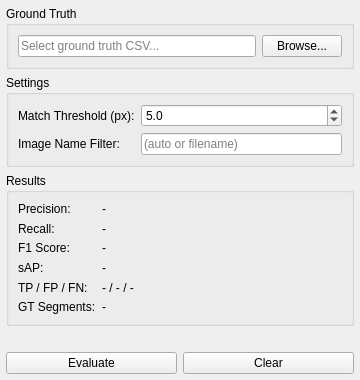
<?xml version="1.0" encoding="UTF-8"?>
<ui version="4.0">
 <class>AccuracyPanel</class>
 <widget class="QMainWindow" name="AccuracyPanel">
  <property name="geometry">
   <rect>
    <x>0</x>
    <y>0</y>
    <width>360</width>
    <height>380</height>
   </rect>
  </property>
  <property name="minimumSize">
   <size>
    <width>340</width>
    <height>340</height>
   </size>
  </property>
  <property name="windowTitle">
   <string>Accuracy Measure</string>
  </property>
  <widget class="QWidget" name="centralwidget">
   <layout class="QVBoxLayout" name="verticalLayout">
    <property name="spacing">
     <number>6</number>
    </property>
    <property name="leftMargin">
     <number>6</number>
    </property>
    <property name="topMargin">
     <number>6</number>
    </property>
    <property name="rightMargin">
     <number>6</number>
    </property>
    <property name="bottomMargin">
     <number>6</number>
    </property>
    <item>
     <widget class="QGroupBox" name="group_gt">
      <property name="title">
       <string>Ground Truth</string>
      </property>
      <layout class="QHBoxLayout" name="layout_gt">
       <item>
        <widget class="QLineEdit" name="edit_gt_path">
         <property name="placeholderText">
          <string>Select ground truth CSV...</string>
         </property>
         <property name="readOnly">
          <bool>true</bool>
         </property>
        </widget>
       </item>
       <item>
        <widget class="QPushButton" name="pb_browse">
         <property name="text">
          <string>Browse...</string>
         </property>
        </widget>
       </item>
      </layout>
     </widget>
    </item>
    <item>
     <widget class="QGroupBox" name="group_settings">
      <property name="title">
       <string>Settings</string>
      </property>
      <layout class="QFormLayout" name="formLayout_settings">
       <item row="0" column="0">
        <widget class="QLabel" name="label_threshold">
         <property name="text">
          <string>Match Threshold (px):</string>
         </property>
        </widget>
       </item>
       <item row="0" column="1">
        <widget class="QDoubleSpinBox" name="spin_threshold">
         <property name="minimum">
          <double>0.500000000000000</double>
         </property>
         <property name="maximum">
          <double>50.000000000000000</double>
         </property>
         <property name="singleStep">
          <double>0.500000000000000</double>
         </property>
         <property name="value">
          <double>5.000000000000000</double>
         </property>
         <property name="decimals">
          <number>1</number>
         </property>
        </widget>
       </item>
       <item row="1" column="0">
        <widget class="QLabel" name="label_image_name">
         <property name="text">
          <string>Image Name Filter:</string>
         </property>
        </widget>
       </item>
       <item row="1" column="1">
        <widget class="QLineEdit" name="edit_image_name">
         <property name="placeholderText">
          <string>(auto or filename)</string>
         </property>
        </widget>
       </item>
      </layout>
     </widget>
    </item>
    <item>
     <widget class="QGroupBox" name="group_results">
      <property name="title">
       <string>Results</string>
      </property>
      <layout class="QFormLayout" name="formLayout_results">
       <item row="0" column="0">
        <widget class="QLabel" name="label_precision">
         <property name="text">
          <string>Precision:</string>
         </property>
        </widget>
       </item>
       <item row="0" column="1">
        <widget class="QLabel" name="lbl_precision">
         <property name="text">
          <string>-</string>
         </property>
        </widget>
       </item>
       <item row="1" column="0">
        <widget class="QLabel" name="label_recall">
         <property name="text">
          <string>Recall:</string>
         </property>
        </widget>
       </item>
       <item row="1" column="1">
        <widget class="QLabel" name="lbl_recall">
         <property name="text">
          <string>-</string>
         </property>
        </widget>
       </item>
       <item row="2" column="0">
        <widget class="QLabel" name="label_f1">
         <property name="text">
          <string>F1 Score:</string>
         </property>
        </widget>
       </item>
       <item row="2" column="1">
        <widget class="QLabel" name="lbl_f1">
         <property name="text">
          <string>-</string>
         </property>
        </widget>
       </item>
       <item row="3" column="0">
        <widget class="QLabel" name="label_sap">
         <property name="text">
          <string>sAP:</string>
         </property>
        </widget>
       </item>
       <item row="3" column="1">
        <widget class="QLabel" name="lbl_sap">
         <property name="text">
          <string>-</string>
         </property>
        </widget>
       </item>
       <item row="4" column="0">
        <widget class="QLabel" name="label_counts">
         <property name="text">
          <string>TP / FP / FN:</string>
         </property>
        </widget>
       </item>
       <item row="4" column="1">
        <widget class="QLabel" name="lbl_counts">
         <property name="text">
          <string>- / - / -</string>
         </property>
        </widget>
       </item>
       <item row="5" column="0">
        <widget class="QLabel" name="label_gt_count">
         <property name="text">
          <string>GT Segments:</string>
         </property>
        </widget>
       </item>
       <item row="5" column="1">
        <widget class="QLabel" name="lbl_gt_count">
         <property name="text">
          <string>-</string>
         </property>
        </widget>
       </item>
      </layout>
     </widget>
    </item>
    <item>
     <widget class="QLabel" name="lbl_status">
      <property name="text">
       <string></string>
      </property>
      <property name="alignment">
       <set>Qt::AlignCenter</set>
      </property>
     </widget>
    </item>
    <item>
     <layout class="QHBoxLayout" name="layout_buttons">
      <item>
       <widget class="QPushButton" name="pb_evaluate">
        <property name="text">
         <string>Evaluate</string>
        </property>
       </widget>
      </item>
      <item>
       <widget class="QPushButton" name="pb_clear">
        <property name="text">
         <string>Clear</string>
        </property>
       </widget>
      </item>
     </layout>
    </item>
   </layout>
  </widget>
 </widget>
 <resources/>
 <connections>
  <connection>
   <sender>pb_browse</sender>
   <signal>clicked()</signal>
   <receiver>AccuracyPanel</receiver>
   <slot>browseGroundTruth()</slot>
   <hints>
    <hint type="sourcelabel">
     <x>300</x>
     <y>50</y>
    </hint>
    <hint type="destinationlabel">
     <x>180</x>
     <y>190</y>
    </hint>
   </hints>
  </connection>
  <connection>
   <sender>pb_evaluate</sender>
   <signal>clicked()</signal>
   <receiver>AccuracyPanel</receiver>
   <slot>evaluate()</slot>
   <hints>
    <hint type="sourcelabel">
     <x>100</x>
     <y>360</y>
    </hint>
    <hint type="destinationlabel">
     <x>180</x>
     <y>190</y>
    </hint>
   </hints>
  </connection>
  <connection>
   <sender>pb_clear</sender>
   <signal>clicked()</signal>
   <receiver>AccuracyPanel</receiver>
   <slot>clearResults()</slot>
   <hints>
    <hint type="sourcelabel">
     <x>260</x>
     <y>360</y>
    </hint>
    <hint type="destinationlabel">
     <x>180</x>
     <y>190</y>
    </hint>
   </hints>
  </connection>
 </connections>
 <slots>
  <slot>browseGroundTruth()</slot>
  <slot>evaluate()</slot>
  <slot>clearResults()</slot>
 </slots>
</ui>
